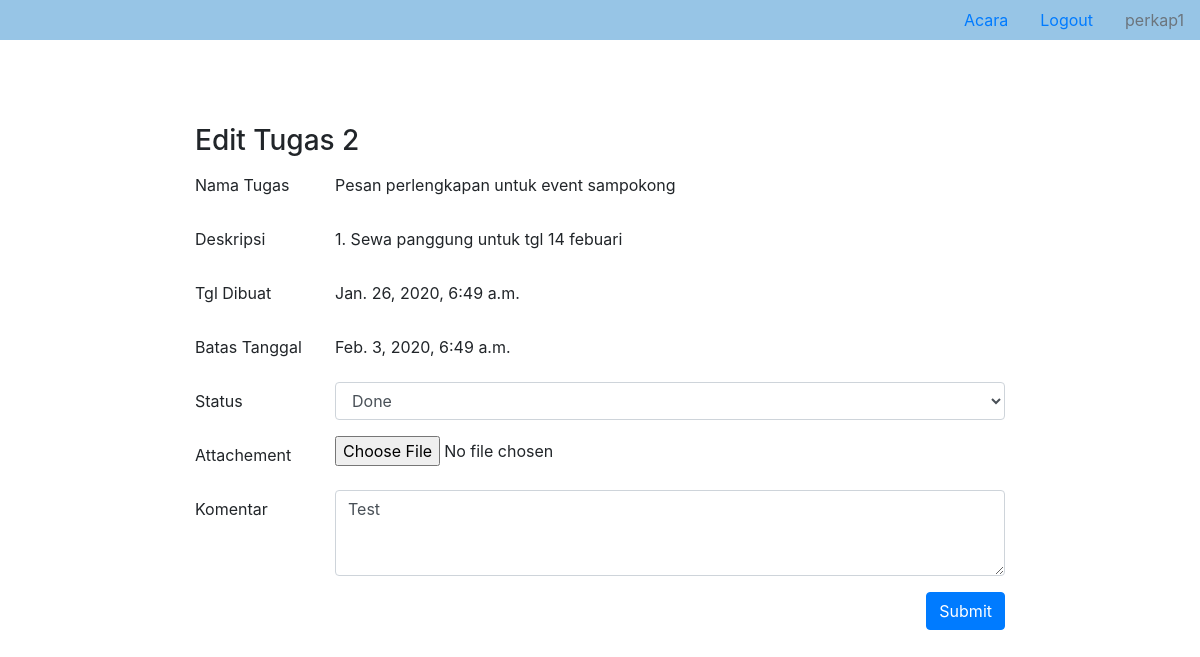
Screenshot of /edit-tugas/2 (signed in) with the database file from the repository.
### eventapp/models.py (models this page shows, shortened)
class Tugas(models.Model):
    DONE = 'done'
    PENDING = 'pending'
    TASK_STATUS = (
        (DONE, 'Done'),
        (PENDING, 'Pending'),
    )
    judul = models.CharField(max_length=200)
    deskripsi = models.TextField()
    tgl_dibuat = models.DateTimeField()
    batas_tgl = models.DateTimeField()
    bagian = models.ForeignKey(Bagian, on_delete=models.CASCADE)
    tugas_untuk = models.ForeignKey(User, on_delete=models.CASCADE)
    status = models.CharField(max_length=20, choices=TASK_STATUS, default=PENDING)
    komentar = models.TextField(null=True, blank=True)
    attachment_file = models.FileField(upload_to='attachment_file/', blank=True, null=True)

### eventapp/views.py (the view, shortened to what this page needs)
# urls.py: path('edit-tugas/<int:id>', views.EditTugas.as_view(), name='edit-tugas'),
class EditTugas(LoginRequiredMixin, View):
    login_url = settings.LOGOUT_REDIRECT_URL
    template_name = 'edit-tugas.html'
    def get(self, request, *args, **kwargs):
        tugas = TugasModel.objects.filter(id=kwargs['id']).first()
        return render(request, self.template_name, {'tugas': tugas})

### templates/edit-tugas.html (shortened to what this page needs)
{% extends 'base.html' %}
{% block page_content %}
    <body>
    <div style="margin-top: 7%; margin-bottom: 5%; width: 70%" class="container">
        <h3>Edit Tugas {{ tugas.id }}</h3>
        <form action="{% url 'edit-tugas' tugas.id %}" method="post" enctype="multipart/form-data">
            <div class="form-group row">
                <label for="title" class="col-sm-2 col-form-label">Nama Tugas</label>
                <div class="col-sm-10">
                    <input type="text" readonly class="form-control-plaintext" id="title"
                           value="{{tugas.judul}}">
                </div>
            </div>
            <div class="form-group row">
                <label for="createdat" class="col-sm-2 col-form-label">Deskripsi</label>
                <div class="col-sm-10">
                    <input type="text" readonly class="form-control-plaintext" id="createdat"
                           value="{{tugas.deskripsi}}">
                </div>
            </div>
            <div class="form-group row">
                <label for="createdat" class="col-sm-2 col-form-label">Tgl Dibuat</label>
                <div class="col-sm-10">
                    <input type="text" readonly class="form-control-plaintext" id="createdat"
                           value="{{tugas.tgl_dibuat}}">
                </div>
            </div>
            <div class="form-group row">
                <label for="duedate" class="col-sm-2 col-form-label">Batas Tanggal</label>
                <div class="col-sm-10">
                    <input type="text" readonly class="form-control-plaintext" id="duedate"
                           value="{{tugas.batas_tgl}}">
                </div>
            </div>
            <div class="form-group row">
                <label for="exampleFormControlSelect1" class="col-sm-2 col-form-label">Status</label>
                <div class="col-sm-10">
                    <select name="status" class="form-control" id="exampleFormControlSelect1">
                        <option value="done" {% if tugas.status == 'done' %}selected{% endif %}>Done</option>
                    </select>
                </div>
            </div>
            <div class="form-group row">
                <label for="exampleFormControlFile1" class="col-sm-2 col-form-label">Attachement</label>
                <div class="col-sm-10">
                    <input type="file" name="attachment_file" class="form-control-file" id="exampleFormControlFile1">
                </div>
            </div>
            <div class="form-group row">
                <label for="exampleFormControlTextarea1" class="col-sm-2 col-form-label">Komentar</label>
                <div class="col-sm-10">
                    <textarea name="komentar" class="form-control" id="exampleFormControlTextarea1" rows="3">{{ tugas.komentar }}</textarea>
                </div>
            </div>
            <button style="float: right" type="submit" class="btn btn-primary">Submit</button>
        </form>
    </div>
    </body>
{% endblock %}

### templates/base.html (shortened to what this page needs)
<!DOCTYPE html>
<html lang="en">
<head>
    <link rel="stylesheet" href="https://stackpath.bootstrapcdn.com/bootstrap/4.4.1/css/bootstrap.min.css">
    <link rel="stylesheet" href="https://cdn.datatables.net/1.10.20/css/jquery.dataTables.min.css">
</head>
<body>
    <ul style="background-color: #97c5e6" class="nav nav-pills justify-content-end">
      <li class="nav-item">
        <a class="nav-link {% if request.resolver_match.url_name == 'acara' %}active{% endif %}" href="{% url 'acara' %}">Acara</a>
      </li>
      <li class="nav-item">
        <a class="nav-link" href="{% url 'logout' %}">Logout</a>
      </li>
        {% if user.is_authenticated %}
          <li class="nav-item">
            <a class="nav-link disabled" href="#" tabindex="-1" aria-disabled="true">{{user.username}}</a>
          </li>
        {% endif %}
    </ul>
    {% block page_content %}
    {% endblock %}
</body>
</html>

### rows the page displays
Tugas: id "2", judul "Pesan perlengkapan untuk event sampokong", deskripsi "1. Sewa panggung untuk tgl 14 febuari", tgl_dibuat "Jan. 26, 2020, 6:49 a.m.", batas_tgl "Feb. 3, 2020, 6:49 a.m.", status "Done", komentar "Test"

### other values shown
{{ user.username }} "perkap1"
